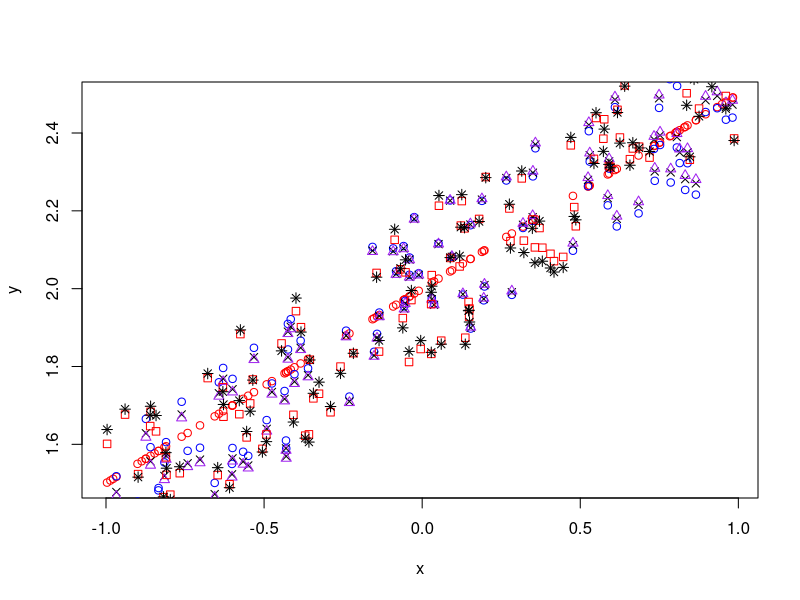

Source code (R):
#create some random data
x <- runif(100,-1,1)
#chose an intercept and slope
slope <- 0.5
intercept <- 2

y <- intercept + slope*x

#plot this
plot(x,y,type='p',col='red')

#create a noise term
noise <- runif(100,-0.2,0.2)
#add this to the linear output
yn <- y + noise
cl <- rainbow(1)
lines(x,yn,type ='p',col='blue')

#now use lm to fit the noisy data to estimate intercept and coefficient
lm.fit = lm(yn~x)

#now try a quadtratic regression fit
lm.fit2 = lm(yn~x+I(x^2))

#also a cubic
lm.fit3 = lm(yn~x+I(x^3))
#check results
r1 <- summary(lm.fit)
r2 <- summary(lm.fit2)
r3 <- summary(lm.fit3)

#plot new line with the fitted values
yf1 <- r1$coefficients[1] + r1$coefficients[2]*x 
yf1 <- yf1 + noise
#this will plot with cross hairs
lines(x,yf1,type='p',pch=4,col='black')

yf3 <- r3$coefficients[1] + r3$coefficients[2]*x +r3$coefficients[3]*x
yf3 <- yf3 + noise

lines(x,yf3,type='p',pch=2,col='purple')

#create some test data and use our original slope and intercept

xt <- runif(100,-1,1)
yt <- intercept + slope*xt
yt <- yt + noise

yt1 <- r1$coefficients[1] + r1$coefficients[2] * xt
yt1 <- yt1 + noise
#0 is square
lines(xt,yt1,type='p',pch=0,col='red')

yt3 <- r3$coefficients[1] + r3$coefficients[2] * xt  + r3$coefficients[3]*x
yt3 <- yt3 + noise

#8 is star
lines(xt,yt3,type='p',pch=8,col='black')

#compute the RSS explicitly
#in this case we can see the cubic has better RSS with the training data
#but not so with the test data
res1 = sum((yn - yf1)^2)
res2 = sum((yn - yf3)^2)
res3 = sum((yt - yt1)^2)
res4 = sum((yt - yt3)^2)





